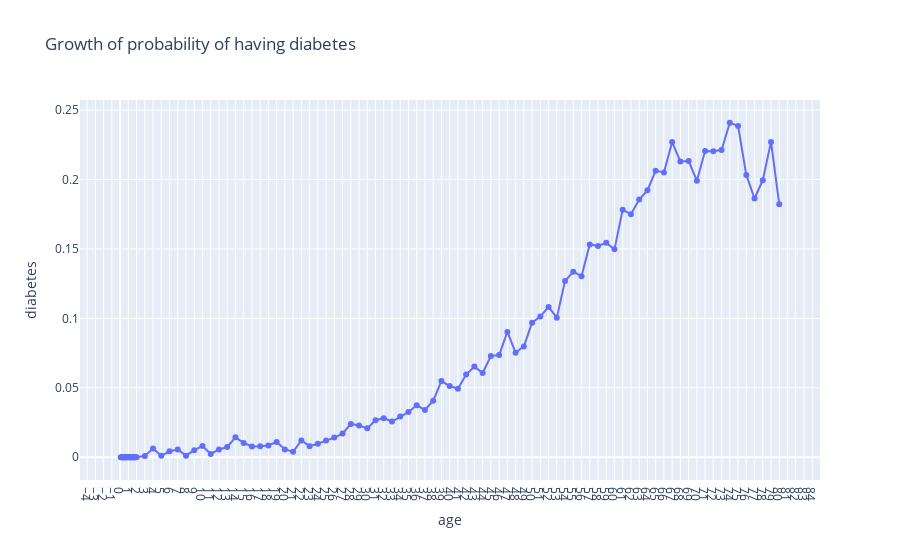

Notebook cell for this chart:
### Code cell
plot = px.scatter(data_frame=median_df,
                  x='age',
                  y='diabetes',
                  title='Growth of probability of having diabetes')
plot.data[0].update(mode='markers+lines')
plot.update_layout(xaxis={'dtick':1},showlegend=True)
report = dp.View(df, dp.Text("My Dataframe"))
plot

### Figure 1 — Plotly figure (JSON) as saved in the notebook; plotly's stock layout.template omitted (floating-point values rounded to 4 significant figures)
{"data": [{"hovertemplate": "age=%{x}<br>diabetes=%{y}<extra></extra>", "legendgroup": "", "marker": {"color": "#636efa", "symbol": "circle"}, "mode": "markers+lines", "name": "", "orientation": "v", "showlegend": false, "type": "scatter", "x": [0.08, 0.16, 0.24, 0.32, 0.4, 0.48, 0.56, 0.64, 0.72, 0.8, 0.88, 1, 1.08, 1.16, 1.24, 1.32, 1.4, 1.48, 1.56, 1.64, 1.72, 1.8, 1.88, 2, 3, 4, 5, 6, 7, 8, 9, 10, 11, 12, 13, 14, 15, 16, 17, 18, 19, 20, 21, 22, 23, 24, 25, 26, 27, 28, 29, 30, 31, 32, 33, 34, 35, 36, 37, 38, 39, 40, 41, 42, 43, 44, 45, 46, 47, 48, 49, 50, 51, 52, 53, 54, 55, 56, 57, 58, 59, 60, 61, 62, 63, 64, 65, 66, 67, 68, 69, 70, 71, 72, 73, 74, 75, 76, 77, 78, 79, 80], "xaxis": "x", "y": [0, 0, 0, 0, 0, 0, 0, 0, 0, 0, 0, 0, 0, 0, 0, 0, 0, 0, 0, 0, 0, 0, 0, 0, 0.0009634, 0.006296, 0.001007, 0.004296, 0.005537, 0.001142, 0.005122, 0.00814, 0.002372, 0.005612, 0.007376, 0.01435, 0.01033, 0.007828, 0.007859, 0.008467, 0.01104, 0.005663, 0.003984, 0.01213, 0.007981, 0.009709, 0.01201, 0.01414, 0.01703, 0.02397, 0.02281, 0.0208, 0.02665, 0.02814, 0.0257, 0.02932, 0.03257, 0.03739, 0.03404, 0.04072, 0.05485, 0.05126, 0.04927, 0.0595, 0.06528, 0.06063, 0.07284, 0.07359, 0.09022, 0.07526, 0.07982, 0.09691, 0.1013, 0.1082, 0.1005, 0.1268, 0.1336, 0.1303, 0.1532, 0.1521, 0.1544, 0.1497, 0.1782, 0.175, 0.1855, 0.1922, 0.2063, 0.2049, 0.2269, 0.2129, 0.2133, 0.1991, 0.2204, 0.2203, 0.2211, 0.2408, 0.2386, 0.2033, 0.1863, 0.1994, 0.2271, 0.1822], "yaxis": "y"}], "layout": {"legend": {"tracegroupgap": 0}, "showlegend": true, "title": {"text": "Growth of probability of having diabetes"}, "xaxis": {"anchor": "y", "domain": [0, 1], "dtick": 1, "title": {"text": "age"}}, "yaxis": {"anchor": "x", "domain": [0, 1], "title": {"text": "diabetes"}}}}
